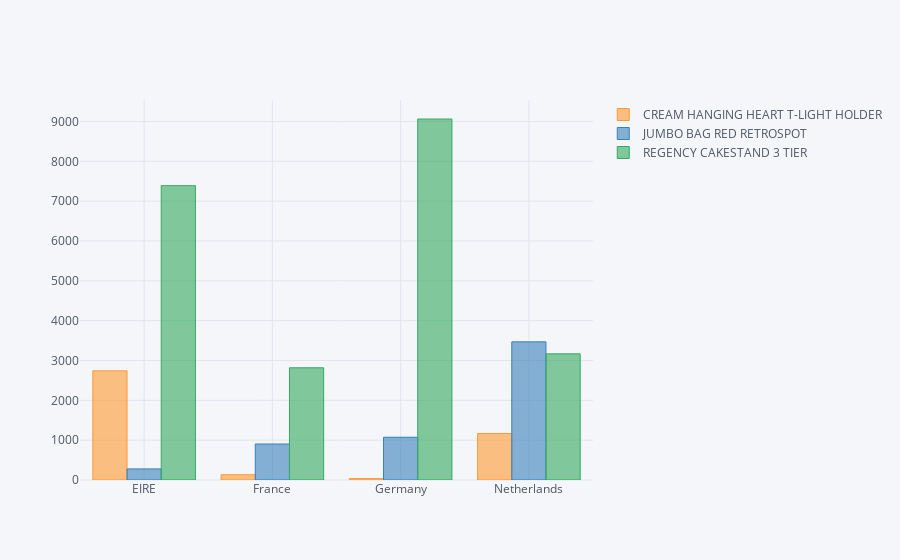

Source (notebook cell):
### Code cell
data5.iplot(kind='bar')

### Figure 1 — Plotly figure (JSON) as saved in the notebook; plotly's stock layout.template omitted (floating-point values rounded to 4 significant figures)
{"data": [{"marker": {"color": "rgba(255, 153, 51, 0.6)", "line": {"color": "rgba(255, 153, 51, 1.0)", "width": 1}}, "name": "CREAM HANGING HEART T-LIGHT HOLDER", "orientation": "v", "text": "", "type": "bar", "uid": "97ab9e43-932e-48c3-a6d5-53a1f5b228dd", "x": ["EIRE", "France", "Germany", "Netherlands"], "y": [2741.0, 131.8, 35.4, 1167]}, {"marker": {"color": "rgba(55, 128, 191, 0.6)", "line": {"color": "rgba(55, 128, 191, 1.0)", "width": 1}}, "name": "JUMBO BAG RED RETROSPOT", "orientation": "v", "text": "", "type": "bar", "uid": "ba344c7b-edab-43d3-9b9f-283774d76392", "x": ["EIRE", "France", "Germany", "Netherlands"], "y": [278.7, 903.4, 1073.0, 3468]}, {"marker": {"color": "rgba(50, 171, 96, 0.6)", "line": {"color": "rgba(50, 171, 96, 1.0)", "width": 1}}, "name": "REGENCY CAKESTAND 3 TIER", "orientation": "v", "text": "", "type": "bar", "uid": "5ab49aaa-016d-4bef-bd21-a6ace98a0b69", "x": ["EIRE", "France", "Germany", "Netherlands"], "y": [7389.0, 2817.0, 9062.0, 3166.0]}], "layout": {"legend": {"bgcolor": "#F5F6F9", "font": {"color": "#4D5663"}}, "paper_bgcolor": "#F5F6F9", "plot_bgcolor": "#F5F6F9", "title": {"font": {"color": "#4D5663"}}, "xaxis": {"gridcolor": "#E1E5ED", "showgrid": true, "tickfont": {"color": "#4D5663"}, "title": {"font": {"color": "#4D5663"}, "text": ""}, "zerolinecolor": "#E1E5ED"}, "yaxis": {"gridcolor": "#E1E5ED", "showgrid": true, "tickfont": {"color": "#4D5663"}, "title": {"font": {"color": "#4D5663"}, "text": ""}, "zerolinecolor": "#E1E5ED"}}}
